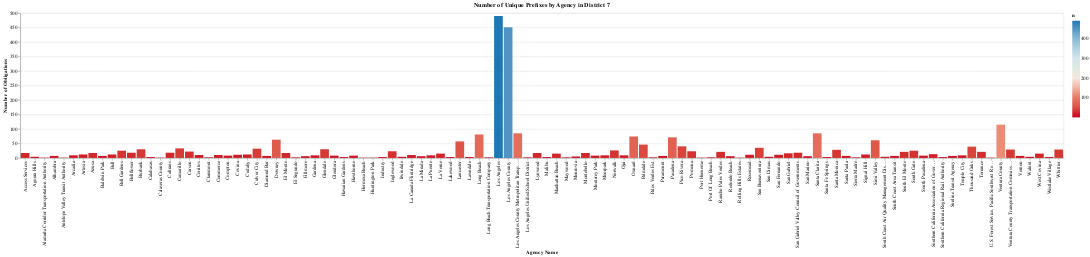

Here is the notebook cell this chart was saved with:
### Code cell
chart = (alt.Chart(la_df_count)
         .mark_bar()
         .encode(
             x=alt.X("primary_agency_name", title="Agency Name"),
             y=alt.Y("n", title="Number of Obligations"),
             #column = "payment:N",
             color = alt.Color("n", 
                              scale=alt.Scale(
                                  range=altair_utils.FIVETHIRTYEIGHT_DIVERGING_COLORS
                              )
                              )
         )
        .properties( 
                       title="Number of Unique Prefixes by Agency in District 7")

)


#chart.save("dist7chart.png")
chart

### Figure 1 — Vega-Lite specification as saved in the notebook (floating-point values rounded to 4 significant figures)
{"usermeta": {"embedOptions": {"theme": "fivethirtyeight"}}, "config": {"view": {"continuousWidth": 400, "continuousHeight": 300}}, "data": {"name": "data-30a217d6955d5418b79bb368061104ae"}, "mark": "bar", "encoding": {"color": {"type": "quantitative", "field": "n", "scale": {"range": ["#cc0020", "#e77866", "#f6e7e1", "#d6e8ed", "#91bfd9", "#1d78b5"]}}, "x": {"type": "nominal", "field": "primary_agency_name", "title": "Agency Name"}, "y": {"type": "quantitative", "field": "n", "title": "Number of Obligations"}}, "title": "Number of Unique Prefixes by Agency in District 7", "$schema": "https://vega.github.io/schema/vega-lite/v4.8.1.json", "datasets": {"data-30a217d6955d5418b79bb368061104ae": [{"primary_agency_name": "Los Angeles", "n": 490}, {"primary_agency_name": "Los Angeles County", "n": 451}, {"primary_agency_name": "Ventura County", "n": 115}, {"primary_agency_name": "Los Angeles County Metropolitan Transportation Authority", "n": 85}, {"primary_agency_name": "Santa Clarita", "n": 85}, {"primary_agency_name": "Long Beach", "n": 81}, {"primary_agency_name": "Oxnard", "n": 74}, {"primary_agency_name": "Pasadena", "n": 71}, {"primary_agency_name": "Downey", "n": 63}, {"primary_agency_name": "Simi Valley", "n": 61}, {"primary_agency_name": "Lancaster", "n": 57}, {"primary_agency_name": "Palmdale", "n": 46}, {"primary_agency_name": "Pico Rivera", "n": 40}, {"primary_agency_name": "Thousand Oaks", "n": 39}, {"primary_agency_name": "San Buenaventura", "n": 35}, {"primary_agency_name": "Camarillo", "n": 33}, {"primary_agency_name": "Culver City", "n": 32}, {"primary_agency_name": "Burbank", "n": 30}, {"primary_agency_name": "Glendale", "n": 30}, {"primary_agency_name": "Ventura County Transportation Commission", "n": 29}, {"primary_agency_name": "Whittier", "n": 29}, {"primary_agency_name": "Santa Monica", "n": 28}, {"primary_agency_name": "Norwalk", "n": 26}, {"primary_agency_name": "Bell Gardens", "n": 25}, {"primary_agency_name": "South Gate", "n": 25}, {"primary_agency_name": "Inglewood", "n": 23}, {"primary_agency_name": "Pomona", "n": 23}, {"primary_agency_name": "Carson", "n": 22}, {"primary_agency_name": "Rancho Palos Verdes", "n": 21}, {"primary_agency_name": "South El Monte", "n": 21}, {"primary_agency_name": "Torrance", "n": 21}, {"primary_agency_name": "Bellflower", "n": 18}, {"primary_agency_name": "Caltrans", "n": 18}, {"primary_agency_name": "San Gabriel Valley Council of Governments", "n": 18}, {"primary_agency_name": "Access Services", "n": 17}, {"primary_agency_name": "Azusa", "n": 17}, {"primary_agency_name": "El Monte", "n": 17}, {"primary_agency_name": "Lynwood", "n": 17}, {"primary_agency_name": "Montebello", "n": 17}, {"primary_agency_name": "San Gabriel", "n": 16}, {"primary_agency_name": "La Verne", "n": 15}, {"primary_agency_name": "Manhattan Beach", "n": 15}, {"primary_agency_name": "West Covina", "n": 15}, {"primary_agency_name": "Southern California Association of Governments", "n": 13}, {"primary_agency_name": "Artesia", "n": 12}, {"primary_agency_name": "Bell", "n": 12}, {"primary_agency_name": "Cudahy", "n": 12}, {"primary_agency_name": "Signal Hill", "n": 12}, {"primary_agency_name": "Covina", "n": 11}, {"primary_agency_name": "Rosemead", "n": 11}, {"primary_agency_name": "San Fernando", "n": 11}, {"primary_agency_name": "Cerritos", "n": 10}, {"primary_agency_name": "Commerce", "n": 10}, {"primary_agency_name": "La Canada Flintridge", "n": 10}, {"primary_agency_name": "Arcadia", "n": 9}, {"primary_agency_name": "Gardena", "n": 9}, {"primary_agency_name": "La Puente", "n": 9}, {"primary_agency_name": "Moorpark", "n": 9}, {"primary_agency_name": "Ojai", "n": 9}, {"primary_agency_name": "Temple City", "n": 9}, {"primary_agency_name": "Compton", "n": 8}, {"primary_agency_name": "Glendora", "n": 8}, {"primary_agency_name": "Hawthorne", "n": 8}, {"primary_agency_name": "Monterey Park", "n": 8}, {"primary_agency_name": "South Pasadena", "n": 8}, {"primary_agency_name": "Alhambra", "n": 7}, {"primary_agency_name": "Baldwin Park", "n": 7}, {"primary_agency_name": "Diamond Bar", "n": 7}, {"primary_agency_name": "Paramount", "n": 7}, {"primary_agency_name": "Santa Paula", "n": 7}, {"primary_agency_name": "South Coast Area Transit", "n": 7}, {"primary_agency_name": "Sunline Transit Agency", "n": 7}, {"primary_agency_name": "Vernon", "n": 7}, {"primary_agency_name": "Fillmore", "n": 6}, {"primary_agency_name": "La Mirada", "n": 6}, {"primary_agency_name": "Redondo Beach", "n": 6}, {"primary_agency_name": "San Marino", "n": 6}, {"primary_agency_name": "Monrovia", "n": 5}, {"primary_agency_name": "Agoura Hills", "n": 4}, {"primary_agency_name": "Irwindale", "n": 4}, {"primary_agency_name": "San Dimas", "n": 4}, {"primary_agency_name": "South Coast Air Quality Management District", "n": 4}, {"primary_agency_name": "Walnut", "n": 4}, {"primary_agency_name": "Calabasas", "n": 3}, {"primary_agency_name": "Hawaiian Gardens", "n": 3}, {"primary_agency_name": "Industry", "n": 3}, {"primary_agency_name": "Lakewood", "n": 3}, {"primary_agency_name": "Lawndale", "n": 3}, {"primary_agency_name": "Malibu", "n": 3}, {"primary_agency_name": "Santa Fe Springs", "n": 3}, {"primary_agency_name": "Southern California Regional Rail Authority", "n": 3}, {"primary_agency_name": "Westlake Village", "n": 3}, {"primary_agency_name": "Claremont", "n": 2}, {"primary_agency_name": "El Segundo", "n": 2}, {"primary_agency_name": "Long Beach Transportation Company", "n": 2}, {"primary_agency_name": "Los Angeles Unified School District", "n": 2}, {"primary_agency_name": "Maywood", "n": 2}, {"primary_agency_name": "Palos Verdes Est", "n": 2}, {"primary_agency_name": "Port Of Long Beach", "n": 2}, {"primary_agency_name": "Sierra Madre", "n": 2}, {"primary_agency_name": "Alameda Corridor Transportation Authority", "n": 1}, {"primary_agency_name": "Antelope Valley Transit Authority", "n": 1}, {"primary_agency_name": "Calaveras County", "n": 1}, {"primary_agency_name": "Hermosa Beach", "n": 1}, {"primary_agency_name": "Huntington Park", "n": 1}, {"primary_agency_name": "Port Hueneme", "n": 1}, {"primary_agency_name": "Rolling Hills Estates", "n": 1}, {"primary_agency_name": "U.S. Forest Service, Pacific Southwest Region", "n": 1}]}}
